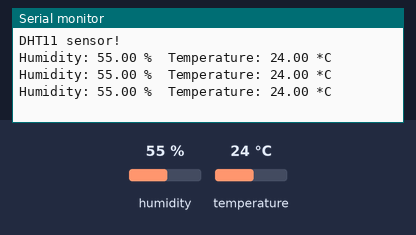
This sketch was run on a simulated Arduino Uno, built with avr-gcc and run on an emulated ATmega328P. Parts: the last lines printed to the serial monitor. The inputs (shaded band) are chosen by the test bench; at power-on: humidity 55 %, temperature 24 °C.

Above: at 2.8 s.
2.9 s: humidity set to 22 %
At 5.5 s:
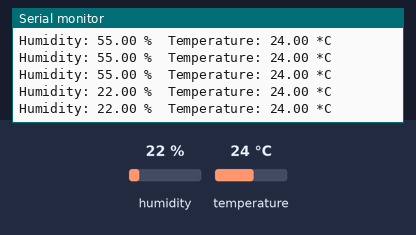
5.6 s: temperature set to 12 °C
At 7.5 s:
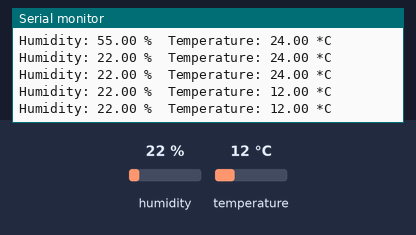
8.3 s: humidity set to 40 %
At 10.0 s:
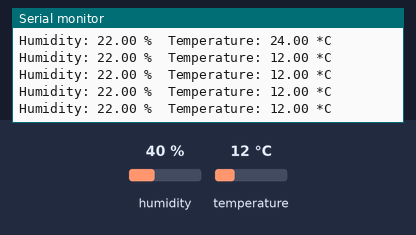
Timing chart, 0 to 11.5 s (numbered marks = the images above; inputs shaded):
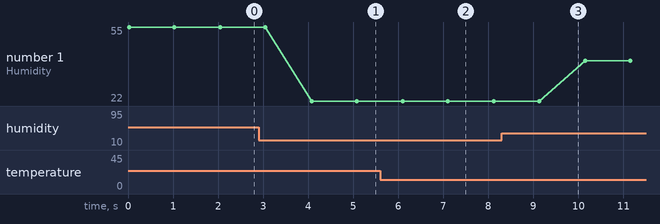

The sketch:

DHT11_sample_code.ino
```cpp
#include "DHT.h" //Use DHT.h function library

#define DHTPIN 5 //Define pin
#define DHTTYPE DHT11 //Define sensor type
DHT dht(DHTPIN, DHTTYPE); //Read DHT sensor content

float t = 0;//Data type is floating point
float h = 0;//Data type is floating point

void setup() {
  Serial.begin(9600); //Set baud
  Serial.println("DHT11 sensor!");//After the print string wrap
  dht.begin();//dht start
}

void loop() {
  // put setup code here, to run repeatedly:
  h = dht.readHumidity();//h is the value of dht.readHumidity
  t = dht.readTemperature();//t is the value of dht.readTemperature

  Serial.print("Humidity: ");//Print out the string Humidlty:
  Serial.print(h);//Print out the value of h
  Serial.print(" %\t");//Print out the string %t, then wrap after
  Serial.print("Temperature: ");//Print out the string Temperature:
  Serial.print(t);//Print out the value of t
  Serial.println(" *C ");//Print out the string *C, then wrap after
  delay(1000);//Delay 1000ms (1 seconds)
}
```

Measured:
- after the input at 2.9 s, the serial monitor: prints a new line after 1.2 s (image 1)
- after the input at 5.6 s, the serial monitor: prints a new line after 0.50 s (image 2)
- plotted number 1: 55 → 22 after the input at 2.9 s, 22 → 40 after the input at 8.3 s
